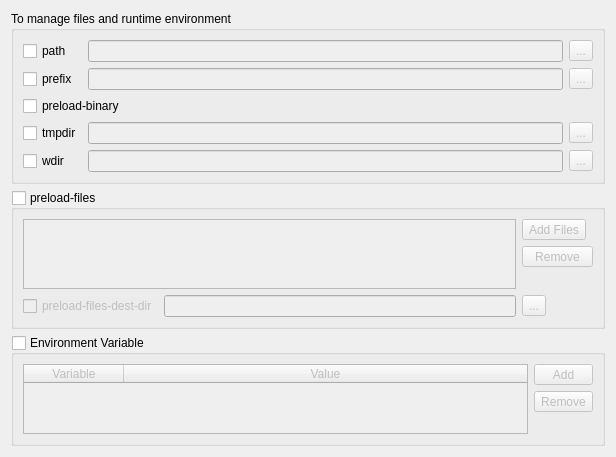
                <widget class="QWidget" name="scrollAreaWidgetContents_2">
                 <property name="geometry">
                  <rect>
                   <x>0</x>
                   <y>0</y>
                   <width>616</width>
                   <height>432</height>
                  </rect>
                 </property>
                 <layout class="QGridLayout" name="gridLayout_11">
                  <item row="0" column="0">
                   <widget class="QGroupBox" name="groupBox_6">
                    <property name="title">
                     <string>To manage files and runtime environment</string>
                    </property>
                    <layout class="QGridLayout" name="gridLayout_12">
                     <item row="1" column="1">
                      <widget class="QLineEdit" name="PrefixLineEdit">
                       <property name="enabled">
                        <bool>false</bool>
                       </property>
                      </widget>
                     </item>
                     <item row="4" column="0">
                      <widget class="QCheckBox" name="WdirCheckBox">
                       <property name="toolTip">
                        <string>&lt;html&gt;&lt;head/&gt;&lt;body&gt;&lt;p&gt;Change to the directory &amp;lt;dir&amp;gt; before the user's program executes. See the &amp;quot;Current Working Directory&amp;quot; section for notes on relative paths. &lt;span style=&quot; font-weight:600;&quot;&gt;Note: &lt;/span&gt;If the &lt;span style=&quot; font-style:italic;&quot;&gt;-wdir&lt;/span&gt; option appears both on the command line and in an application context, the context will take precedence over the command line.&lt;/p&gt;&lt;/body&gt;&lt;/html&gt;</string>
                       </property>
                       <property name="text">
                        <string>wdir</string>
                       </property>
                      </widget>
                     </item>
                     <item row="3" column="1">
                      <widget class="QLineEdit" name="TmpdirLineEdit">
                       <property name="enabled">
                        <bool>false</bool>
                       </property>
                      </widget>
                     </item>
                     <item row="1" column="2">
                      <widget class="QToolButton" name="PrefixToolButton">
                       <property name="enabled">
                        <bool>false</bool>
                       </property>
                       <property name="text">
                        <string>...</string>
                       </property>
                      </widget>
                     </item>
                     <item row="1" column="0">
                      <widget class="QCheckBox" name="PrefixCheckBox">
                       <property name="toolTip">
                        <string>&lt;html&gt;&lt;head/&gt;&lt;body&gt;&lt;p&gt;refix directory that will be used to set the &lt;span style=&quot; font-style:italic;&quot;&gt;PATH&lt;/span&gt; and &lt;span style=&quot; font-style:italic;&quot;&gt;LD_LIBRARY_PATH&lt;/span&gt; on the remote node before invoking Open MPI or the target process. See the &amp;quot;Remote Execution&amp;quot; section, below.&lt;/p&gt;&lt;/body&gt;&lt;/html&gt;</string>
                       </property>
                       <property name="text">
                        <string>prefix</string>
                       </property>
                      </widget>
                     </item>
                     <item row="0" column="1">
                      <widget class="QLineEdit" name="PathLineEdit">
                       <property name="enabled">
                        <bool>false</bool>
                       </property>
                      </widget>
                     </item>
                     <item row="2" column="0" colspan="2">
                      <widget class="QCheckBox" name="PreloadBinaryCheckBox">
                       <property name="toolTip">
                        <string>Copy the specified executable(s) to remote machines prior to starting remote processes.
The executables will be copied to the Open MPI session  directory
and will be deleted upon completion of the job.</string>
                       </property>
                       <property name="text">
                        <string>preload-binary</string>
                       </property>
                      </widget>
                     </item>
                     <item row="3" column="2">
                      <widget class="QToolButton" name="TmpdirToolButton">
                       <property name="enabled">
                        <bool>false</bool>
                       </property>
                       <property name="text">
                        <string>...</string>
                       </property>
                      </widget>
                     </item>
                     <item row="0" column="2">
                      <widget class="QToolButton" name="PathToolButton">
                       <property name="enabled">
                        <bool>false</bool>
                       </property>
                       <property name="text">
                        <string>...</string>
                       </property>
                      </widget>
                     </item>
                     <item row="4" column="1">
                      <widget class="QLineEdit" name="WdirLineEdit">
                       <property name="enabled">
                        <bool>false</bool>
                       </property>
                      </widget>
                     </item>
                     <item row="0" column="0">
                      <widget class="QCheckBox" name="PathCheckBox">
                       <property name="toolTip">
                        <string>&lt;html&gt;&lt;head/&gt;&lt;body&gt;&lt;p&gt;&amp;lt;path&amp;gt; that will be used when attempting to locate the requested executables. This is used prior to using the local PATH setting.&lt;/p&gt;&lt;/body&gt;&lt;/html&gt;</string>
                       </property>
                       <property name="text">
                        <string>path</string>
                       </property>
                      </widget>
                     </item>
                     <item row="3" column="0">
                      <widget class="QCheckBox" name="TmpdirCheckBox">
                       <property name="toolTip">
                        <string>&lt;html&gt;&lt;head/&gt;&lt;body&gt;&lt;p&gt;Set the root for the session directory tree for mpirun only.&lt;/p&gt;&lt;/body&gt;&lt;/html&gt;</string>
                       </property>
                       <property name="text">
                        <string>tmpdir</string>
                       </property>
                      </widget>
                     </item>
                     <item row="4" column="2">
                      <widget class="QToolButton" name="WdirToolButton">
                       <property name="enabled">
                        <bool>false</bool>
                       </property>
                       <property name="text">
                        <string>...</string>
                       </property>
                      </widget>
                     </item>
                    </layout>
                   </widget>
                  </item>
                  <item row="1" column="0">
                   <widget class="QGroupBox" name="PreloadFilesGroupBox">
                    <property name="title">
                     <string>preload-files</string>
                    </property>
                    <property name="flat">
                     <bool>false</bool>
                    </property>
                    <property name="checkable">
                     <bool>true</bool>
                    </property>
                    <property name="checked">
                     <bool>false</bool>
                    </property>
                    <layout class="QGridLayout" name="gridLayout_9">
                     <item row="0" column="2">
                      <widget class="QToolButton" name="AddPreloadFileToolButton">
                       <property name="text">
                        <string>Add Files</string>
                       </property>
                      </widget>
                     </item>
                     <item row="1" column="2">
                      <widget class="QToolButton" name="RemovePreloadFileToolButton">
                       <property name="sizePolicy">
                        <sizepolicy hsizetype="Minimum" vsizetype="Fixed">
                         <horstretch>0</horstretch>
                         <verstretch>0</verstretch>
                        </sizepolicy>
                       </property>
                       <property name="text">
                        <string>Remove</string>
                       </property>
                      </widget>
                     </item>
                     <item row="2" column="2">
                      <spacer name="verticalSpacer_2">
                       <property name="orientation">
                        <enum>Qt::Vertical</enum>
                       </property>
                       <property name="sizeHint" stdset="0">
                        <size>
                         <width>71</width>
                         <height>59</height>
                        </size>
                       </property>
                      </spacer>
                     </item>
                     <item row="3" column="0">
                      <widget class="QCheckBox" name="PreloadFilesDestDirCheckBox">
                       <property name="text">
                        <string>preload-files-dest-dir</string>
                       </property>
                      </widget>
                     </item>
                     <item row="3" column="1">
                      <widget class="QLineEdit" name="PreloadFilesDestDirLineEdit"/>
                     </item>
                     <item row="3" column="2">
                      <widget class="QToolButton" name="PreloadFilesDestDirToolButton">
                       <property name="text">
                        <string>...</string>
                       </property>
                      </widget>
                     </item>
                     <item row="0" column="0" rowspan="3" colspan="2">
                      <widget class="QListWidget" name="PreloadFilesListWidget">
                       <property name="editTriggers">
                        <set>QAbstractItemView::NoEditTriggers</set>
                       </property>
                      </widget>
                     </item>
                    </layout>
                   </widget>
                  </item>
                  <item row="2" column="0">
                   <widget class="QGroupBox" name="EnvironmentVariablesGroupBox">
                    <property name="title">
                     <string>Environment Variable</string>
                    </property>
                    <property name="checkable">
                     <bool>true</bool>
                    </property>
                    <property name="checked">
                     <bool>false</bool>
                    </property>
                    <layout class="QGridLayout" name="gridLayout_10">
                     <item row="0" column="1">
                      <widget class="QToolButton" name="AddEnvironmentVariableToolButton">
                       <property name="sizePolicy">
                        <sizepolicy hsizetype="Minimum" vsizetype="Fixed">
                         <horstretch>0</horstretch>
                         <verstretch>0</verstretch>
                        </sizepolicy>
                       </property>
                       <property name="text">
                        <string>Add</string>
                       </property>
                      </widget>
                     </item>
                     <item row="1" column="1">
                      <widget class="QToolButton" name="RemoveEnvironmentVariableToolButton">
                       <property name="text">
                        <string>Remove</string>
                       </property>
                      </widget>
                     </item>
                     <item row="2" column="1">
                      <spacer name="verticalSpacer_4">
                       <property name="orientation">
                        <enum>Qt::Vertical</enum>
                       </property>
                       <property name="sizeHint" stdset="0">
                        <size>
                         <width>20</width>
                         <height>40</height>
                        </size>
                       </property>
                      </spacer>
                     </item>
                     <item row="0" column="0" rowspan="3">
                      <widget class="QTableWidget" name="EnvironmentVariablesTableWidget">
                       <property name="frameShape">
                        <enum>QFrame::StyledPanel</enum>
                       </property>
                       <property name="frameShadow">
                        <enum>QFrame::Sunken</enum>
                       </property>
                       <property name="alternatingRowColors">
                        <bool>true</bool>
                       </property>
                       <attribute name="horizontalHeaderStretchLastSection">
                        <bool>true</bool>
                       </attribute>
                       <column>
                        <property name="text">
                         <string>Variable</string>
                        </property>
                       </column>
                       <column>
                        <property name="text">
                         <string>Value</string>
                        </property>
                       </column>
                      </widget>
                     </item>
                    </layout>
                   </widget>
                  </item>
                 </layout>
                </widget>
